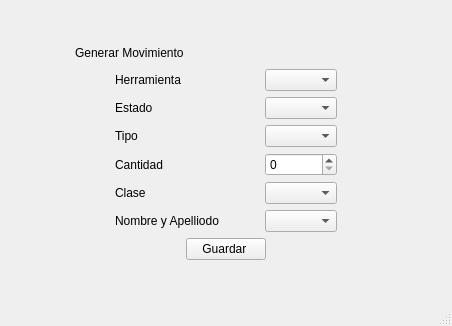
<?xml version="1.0" encoding="UTF-8"?>
<ui version="4.0">
 <class>MainWindow</class>
 <widget class="QMainWindow" name="MainWindow">
  <property name="geometry">
   <rect>
    <x>0</x>
    <y>0</y>
    <width>452</width>
    <height>326</height>
   </rect>
  </property>
  <property name="windowTitle">
   <string>MainWindow</string>
  </property>
  <widget class="QWidget" name="centralwidget">
   <widget class="QWidget" name="gridLayoutWidget">
    <property name="geometry">
     <rect>
      <x>0</x>
      <y>0</y>
      <width>451</width>
      <height>303</height>
     </rect>
    </property>
    <layout class="QGridLayout" name="gridLayout">
     <item row="1" column="2">
      <spacer name="horizontalSpacer_9">
       <property name="orientation">
        <enum>Qt::Horizontal</enum>
       </property>
       <property name="sizeHint" stdset="0">
        <size>
         <width>40</width>
         <height>20</height>
        </size>
       </property>
      </spacer>
     </item>
     <item row="1" column="0">
      <spacer name="horizontalSpacer_10">
       <property name="orientation">
        <enum>Qt::Horizontal</enum>
       </property>
       <property name="sizeHint" stdset="0">
        <size>
         <width>40</width>
         <height>20</height>
        </size>
       </property>
      </spacer>
     </item>
     <item row="1" column="1">
      <widget class="QLabel" name="label_6">
       <property name="styleSheet">
        <string notr="true">*{
    font-family: 'Oswald', sans-serif;
    font-weight: 400;
}

QMenuBar{
    background-color: #293045;
    padding: 0;    
    font-size: 14px;
    color:white;
}

QMenuBar:item{
    padding: 17px;
    border-radius: 10px;

}

QTableWidget{ 
    font-size:11pt;
    font-weight: 400;
}

QMenuBar:item:selected{
    background-color: #768AC5;
    color:black;
    border-radius: 5px;
    margin: 10px;
}

QMenu{
    background-color: #293045;

    color: white;
}

QMenu:item{
    padding: 5px;
    border-radius: 5px;
}

QMenu:item:selected{
    background-color: #768AC5;
    color:white;

}
Qmenu#icon{
   icon:size 40px; 
    
}


QRadioButton:indicator{
    border-style: solid;
    border-color:  #293045;
    border-radius: 6%;
    border-width:  2px;
    background-color: #BABFCE;
}
QRadioButton::indicator:checked{
    background-color: #768AC5;
}

#label{
    font-size: 35px;
}

#usuariosLabel{
    font-size: 14px;
}

#contraseALabel{
    font-size: 14px;
}

#usuariosLineEdit{
    width: 170px;
    height: 20px;
    border-radius: 10px;
}

#passwordLineEdit{
    width: 170px;
    height: 20px;
    border-radius: 10px;
}

#labelprofesores{
    font-size: 26px;
}

QLineEdit{
    border-radius: 5px;
    background-color: #BABFCE;
    
}

#title{
    width: 100px;
    height: 200px;
}



QPushButton{
    border-color:#293045;
    border-style: solid;
    border-width: 1px;
    border-radius: 6px;
    background-color: #293045;
    color:#ffffff;
    padding: 3px 8px;

}
QPushButton:hover{
    background-color:#768AC5;
    color:#293045;
}
QPushButton:pressed {
    background-color: #293045;

}

#pushButton_5{
    padding: 10px;
    background-color: #768AC5;
    border-radius: 15%;
}
#Label_6{
	font-size: 20px;
}</string>
       </property>
       <property name="text">
        <string>Generar Movimiento</string>
       </property>
      </widget>
     </item>
     <item row="3" column="1">
      <layout class="QHBoxLayout" name="horizontalLayout_3">
       <item>
        <spacer name="horizontalSpacer_7">
         <property name="orientation">
          <enum>Qt::Horizontal</enum>
         </property>
         <property name="sizeHint" stdset="0">
          <size>
           <width>40</width>
           <height>20</height>
          </size>
         </property>
        </spacer>
       </item>
       <item>
        <widget class="QPushButton" name="pushButton">
         <property name="text">
          <string>Guardar </string>
         </property>
        </widget>
       </item>
       <item>
        <spacer name="horizontalSpacer_8">
         <property name="orientation">
          <enum>Qt::Horizontal</enum>
         </property>
         <property name="sizeHint" stdset="0">
          <size>
           <width>40</width>
           <height>20</height>
          </size>
         </property>
        </spacer>
       </item>
      </layout>
     </item>
     <item row="4" column="1">
      <spacer name="verticalSpacer_3">
       <property name="orientation">
        <enum>Qt::Vertical</enum>
       </property>
       <property name="sizeHint" stdset="0">
        <size>
         <width>20</width>
         <height>40</height>
        </size>
       </property>
      </spacer>
     </item>
     <item row="2" column="1">
      <layout class="QHBoxLayout" name="horizontalLayout_2">
       <item>
        <spacer name="horizontalSpacer_4">
         <property name="orientation">
          <enum>Qt::Horizontal</enum>
         </property>
         <property name="sizeHint" stdset="0">
          <size>
           <width>40</width>
           <height>20</height>
          </size>
         </property>
        </spacer>
       </item>
       <item>
        <layout class="QVBoxLayout" name="verticalLayout_2">
         <item>
          <widget class="QLabel" name="label_7">
           <property name="text">
            <string>Herramienta </string>
           </property>
          </widget>
         </item>
         <item>
          <widget class="QLabel" name="label_8">
           <property name="text">
            <string>Estado</string>
           </property>
          </widget>
         </item>
         <item>
          <widget class="QLabel" name="label_2">
           <property name="text">
            <string>Tipo</string>
           </property>
          </widget>
         </item>
         <item>
          <widget class="QLabel" name="label_3">
           <property name="text">
            <string>Cantidad </string>
           </property>
          </widget>
         </item>
         <item>
          <widget class="QLabel" name="label">
           <property name="text">
            <string>Clase</string>
           </property>
          </widget>
         </item>
         <item>
          <widget class="QLabel" name="label_9">
           <property name="text">
            <string>Nombre y Apelliodo</string>
           </property>
          </widget>
         </item>
        </layout>
       </item>
       <item>
        <spacer name="horizontalSpacer_5">
         <property name="orientation">
          <enum>Qt::Horizontal</enum>
         </property>
         <property name="sizeHint" stdset="0">
          <size>
           <width>40</width>
           <height>20</height>
          </size>
         </property>
        </spacer>
       </item>
       <item>
        <layout class="QVBoxLayout" name="verticalLayout_4">
         <item>
          <widget class="QComboBox" name="comboBox"/>
         </item>
         <item>
          <widget class="QComboBox" name="comboBox_3"/>
         </item>
         <item>
          <widget class="QComboBox" name="comboBox_5"/>
         </item>
         <item>
          <widget class="QSpinBox" name="spinBox"/>
         </item>
         <item>
          <widget class="QComboBox" name="comboBox_4"/>
         </item>
         <item>
          <widget class="QComboBox" name="comboBox_2"/>
         </item>
        </layout>
       </item>
       <item>
        <spacer name="horizontalSpacer_6">
         <property name="orientation">
          <enum>Qt::Horizontal</enum>
         </property>
         <property name="sizeHint" stdset="0">
          <size>
           <width>40</width>
           <height>20</height>
          </size>
         </property>
        </spacer>
       </item>
      </layout>
     </item>
     <item row="0" column="1">
      <spacer name="verticalSpacer">
       <property name="orientation">
        <enum>Qt::Vertical</enum>
       </property>
       <property name="sizeHint" stdset="0">
        <size>
         <width>20</width>
         <height>40</height>
        </size>
       </property>
      </spacer>
     </item>
    </layout>
   </widget>
  </widget>
  <widget class="QMenuBar" name="menubar">
   <property name="geometry">
    <rect>
     <x>0</x>
     <y>0</y>
     <width>452</width>
     <height>21</height>
    </rect>
   </property>
  </widget>
  <widget class="QStatusBar" name="statusbar"/>
 </widget>
 <resources/>
 <connections/>
</ui>
